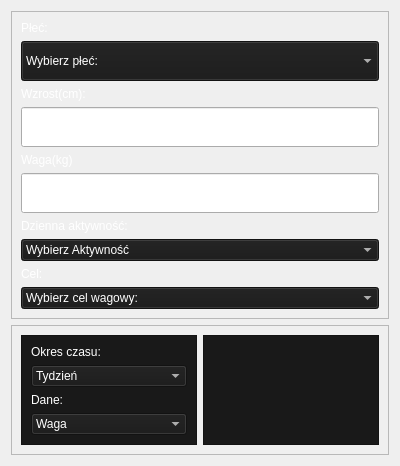
      <widget class="QWidget" name="tab_2">
       <attribute name="title">
        <string>Użytkownik</string>
       </attribute>
       <layout class="QVBoxLayout" name="verticalLayout_7">
        <item>
         <widget class="QFrame" name="frame_12">
          <property name="frameShape">
           <enum>QFrame::StyledPanel</enum>
          </property>
          <property name="frameShadow">
           <enum>QFrame::Raised</enum>
          </property>
          <layout class="QVBoxLayout" name="verticalLayout_8">
           <item>
            <widget class="QLabel" name="label_5">
             <property name="styleSheet">
              <string notr="true">color: rgb(255, 255, 255);
font:16pt &quot;MS Shell Dlg 2&quot;;</string>
             </property>
             <property name="text">
              <string>Płeć:</string>
             </property>
            </widget>
           </item>
           <item>
            <widget class="QComboBox" name="comboBox">
             <property name="minimumSize">
              <size>
               <width>0</width>
               <height>40</height>
              </size>
             </property>
             <property name="styleSheet">
              <string notr="true">background-color: rgb(25, 25, 25);
color: rgb(255, 255, 255);
font: 16pt &quot;MS Shell Dlg 2&quot;;</string>
             </property>
             <item>
              <property name="text">
               <string>Wybierz płeć:</string>
              </property>
             </item>
             <item>
              <property name="text">
               <string>Mężczyzna</string>
              </property>
             </item>
             <item>
              <property name="text">
               <string>Kobieta</string>
              </property>
             </item>
            </widget>
           </item>
           <item>
            <widget class="QLabel" name="label_6">
             <property name="styleSheet">
              <string notr="true">color: rgb(255, 255, 255);
font: 16pt &quot;MS Shell Dlg 2&quot;;</string>
             </property>
             <property name="text">
              <string>Wzrost(cm):</string>
             </property>
            </widget>
           </item>
           <item>
            <widget class="QLineEdit" name="lineEdit_7">
             <property name="minimumSize">
              <size>
               <width>0</width>
               <height>40</height>
              </size>
             </property>
             <property name="styleSheet">
              <string notr="true">font: 20pt &quot;MS Shell Dlg 2&quot;;
color: rgb(255, 255, 255);</string>
             </property>
             <property name="text">
              <string/>
             </property>
            </widget>
           </item>
           <item>
            <widget class="QLabel" name="label_7">
             <property name="styleSheet">
              <string notr="true">color: rgb(255, 255, 255);
font: 16pt &quot;MS Shell Dlg 2&quot;;</string>
             </property>
             <property name="text">
              <string>Waga(kg)</string>
             </property>
            </widget>
           </item>
           <item>
            <widget class="QLineEdit" name="lineEdit_8">
             <property name="minimumSize">
              <size>
               <width>0</width>
               <height>40</height>
              </size>
             </property>
            </widget>
           </item>
           <item>
            <widget class="QLabel" name="label_8">
             <property name="styleSheet">
              <string notr="true">color: rgb(255, 255, 255);
font: 16pt &quot;MS Shell Dlg 2&quot;;</string>
             </property>
             <property name="text">
              <string>Dzienna aktywność:</string>
             </property>
            </widget>
           </item>
           <item>
            <widget class="QComboBox" name="comboBox_2">
             <property name="styleSheet">
              <string notr="true">background-color: rgb(25, 25, 25);
color: rgb(255, 255, 255);
font: 16pt &quot;MS Shell Dlg 2&quot;;</string>
             </property>
             <item>
              <property name="text">
               <string>Wybierz Aktywność</string>
              </property>
             </item>
             <item>
              <property name="text">
               <string>Brak (Praca siedząca, leżenie)</string>
              </property>
             </item>
             <item>
              <property name="text">
               <string>Bardzo mała(Lekka praca, trening 1 w tygodniu)</string>
              </property>
             </item>
             <item>
              <property name="text">
               <string>Umiarkowana (praca, treningi 3x w tygodniu)</string>
              </property>
             </item>
             <item>
              <property name="text">
               <string>Duża (ciężki trening kilka razy w tygodniu)</string>
              </property>
             </item>
             <item>
              <property name="text">
               <string>Bardzo duża(Ciężka praca, ciężkie ćwiczenia 4x w tygodniu)</string>
              </property>
             </item>
            </widget>
           </item>
           <item>
            <widget class="QLabel" name="label_9">
             <property name="styleSheet">
              <string notr="true">color: rgb(255, 255, 255);
font: 16pt &quot;MS Shell Dlg 2&quot;;</string>
             </property>
             <property name="text">
              <string>Cel:</string>
             </property>
            </widget>
           </item>
           <item>
            <widget class="QComboBox" name="comboBox_3">
             <property name="styleSheet">
              <string notr="true">background-color: rgb(25, 25, 25);
color: rgb(255, 255, 255);
font: 16pt &quot;MS Shell Dlg 2&quot;;</string>
             </property>
             <item>
              <property name="text">
               <string>Wybierz cel wagowy:</string>
              </property>
             </item>
             <item>
              <property name="text">
               <string>+1kg</string>
              </property>
             </item>
             <item>
              <property name="text">
               <string>+0.75kg</string>
              </property>
             </item>
             <item>
              <property name="text">
               <string>+0.5kg</string>
              </property>
             </item>
             <item>
              <property name="text">
               <string>+0.25kg</string>
              </property>
             </item>
             <item>
              <property name="text">
               <string>Utrzymanie wagi</string>
              </property>
             </item>
             <item>
              <property name="text">
               <string>-0.25kg</string>
              </property>
             </item>
             <item>
              <property name="text">
               <string>-0.5kg</string>
              </property>
             </item>
             <item>
              <property name="text">
               <string>-0.75kg</string>
              </property>
             </item>
             <item>
              <property name="text">
               <string>-1kg</string>
              </property>
             </item>
            </widget>
           </item>
          </layout>
         </widget>
        </item>
        <item>
         <widget class="QFrame" name="frame_13">
          <property name="frameShape">
           <enum>QFrame::StyledPanel</enum>
          </property>
          <property name="frameShadow">
           <enum>QFrame::Raised</enum>
          </property>
          <layout class="QHBoxLayout" name="horizontalLayout_8">
           <item>
            <widget class="QFrame" name="frame_14">
             <property name="maximumSize">
              <size>
               <width>200</width>
               <height>16777215</height>
              </size>
             </property>
             <property name="styleSheet">
              <string notr="true">background-color: rgb(25, 25, 25);</string>
             </property>
             <property name="frameShape">
              <enum>QFrame::StyledPanel</enum>
             </property>
             <property name="frameShadow">
              <enum>QFrame::Raised</enum>
             </property>
             <layout class="QVBoxLayout" name="verticalLayout_9">
              <item>
               <widget class="QLabel" name="label_10">
                <property name="styleSheet">
                 <string notr="true">color: rgb(255, 255, 255);
font: 14pt &quot;MS Shell Dlg 2&quot;;</string>
                </property>
                <property name="text">
                 <string>Okres czasu:</string>
                </property>
               </widget>
              </item>
              <item>
               <widget class="QComboBox" name="comboBox_4">
                <property name="maximumSize">
                 <size>
                  <width>16777215</width>
                  <height>40</height>
                 </size>
                </property>
                <property name="styleSheet">
                 <string notr="true">background-color: rgb(25, 25, 25);
color: rgb(255, 255, 255);
font: 16pt &quot;MS Shell Dlg 2&quot;;</string>
                </property>
                <item>
                 <property name="text">
                  <string>Tydzień</string>
                 </property>
                </item>
                <item>
                 <property name="text">
                  <string>Miesiąc</string>
                 </property>
                </item>
                <item>
                 <property name="text">
                  <string>3 Miesiące</string>
                 </property>
                </item>
                <item>
                 <property name="text">
                  <string>Rok</string>
                 </property>
                </item>
               </widget>
              </item>
              <item>
               <widget class="QLabel" name="label_11">
                <property name="styleSheet">
                 <string notr="true">color: rgb(255, 255, 255);
font: 14pt &quot;MS Shell Dlg 2&quot;;</string>
                </property>
                <property name="text">
                 <string>Dane:</string>
                </property>
               </widget>
              </item>
              <item>
               <widget class="QComboBox" name="comboBox_5">
                <property name="maximumSize">
                 <size>
                  <width>16777215</width>
                  <height>40</height>
                 </size>
                </property>
                <property name="styleSheet">
                 <string notr="true">background-color: rgb(25, 25, 25);
color: rgb(255, 255, 255);
font: 16pt &quot;MS Shell Dlg 2&quot;;</string>
                </property>
                <item>
                 <property name="text">
                  <string>Waga</string>
                 </property>
                </item>
                <item>
                 <property name="text">
                  <string>Wzrost</string>
                 </property>
                </item>
                <item>
                 <property name="text">
                  <string>Czas ćwiczeń</string>
                 </property>
                </item>
                <item>
                 <property name="text">
                  <string>Spożycie kalorii</string>
                 </property>
                </item>
               </widget>
              </item>
             </layout>
            </widget>
           </item>
           <item>
            <widget class="QFrame" name="frame_15">
             <property name="styleSheet">
              <string notr="true">background-color: rgb(25, 25, 25);</string>
             </property>
             <property name="frameShape">
              <enum>QFrame::StyledPanel</enum>
             </property>
             <property name="frameShadow">
              <enum>QFrame::Raised</enum>
             </property>
            </widget>
           </item>
          </layout>
         </widget>
        </item>
       </layout>
      </widget>
